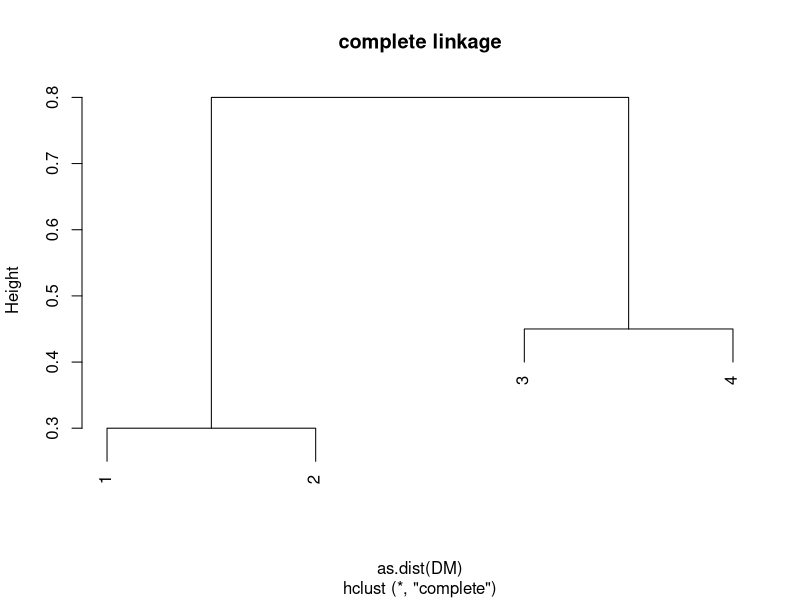
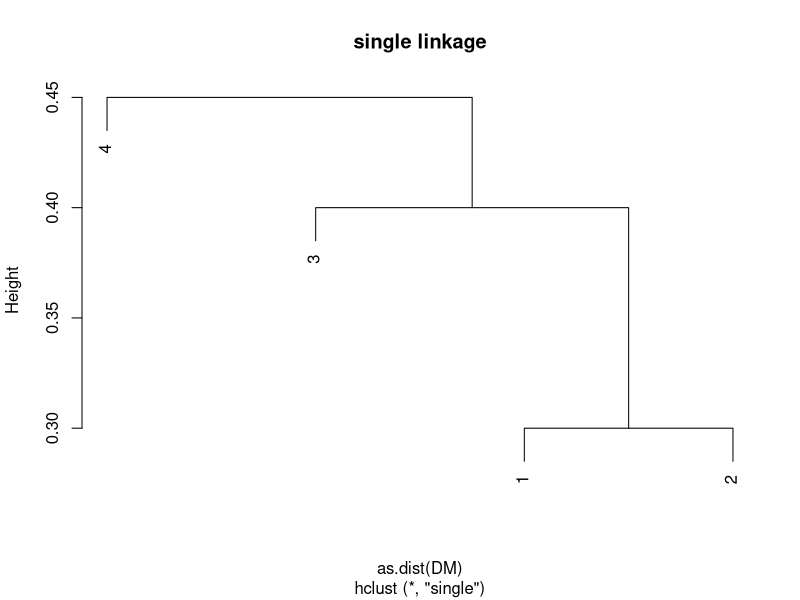

Generate these figures, in order, with R:
#
# Written by:
# -- 
# John L. Weatherwax                2009-04-21
# 
# email: wax@alum.mit.edu
# 
# Please send comments and especially bug reports to the
# above email address.
#
# EPage 429
#
#-----

save_plots = F

set.seed(0)

vt100ClearScreen <- function(...) cat("\033[2J") 
vt100ClearScreen()

DM = matrix( data=c(0.0,0.3,0.4,0.7,0.3,0.0,0.5,0.8,0.4,0.5,0.0,0.45,0.7,0.8,0.45,0.0), nrow=4, ncol=4, byrow=TRUE )

if( save_plots ){ postscript("../../WriteUp/Graphics/Chapter10/prob_2_complete_linkage.eps", onefile=FALSE, horizontal=FALSE) }
plot( hclust( as.dist( DM ), method="complete" ), main="complete linkage" )
if( save_plots ){ dev.off() }

if( save_plots ){ postscript("../../WriteUp/Graphics/Chapter10/prob_2_single_linkage.eps", onefile=FALSE, horizontal=FALSE) }
plot( hclust( as.dist( DM ), method="single" ), main="single linkage" )
if( save_plots ){ dev.off() }

